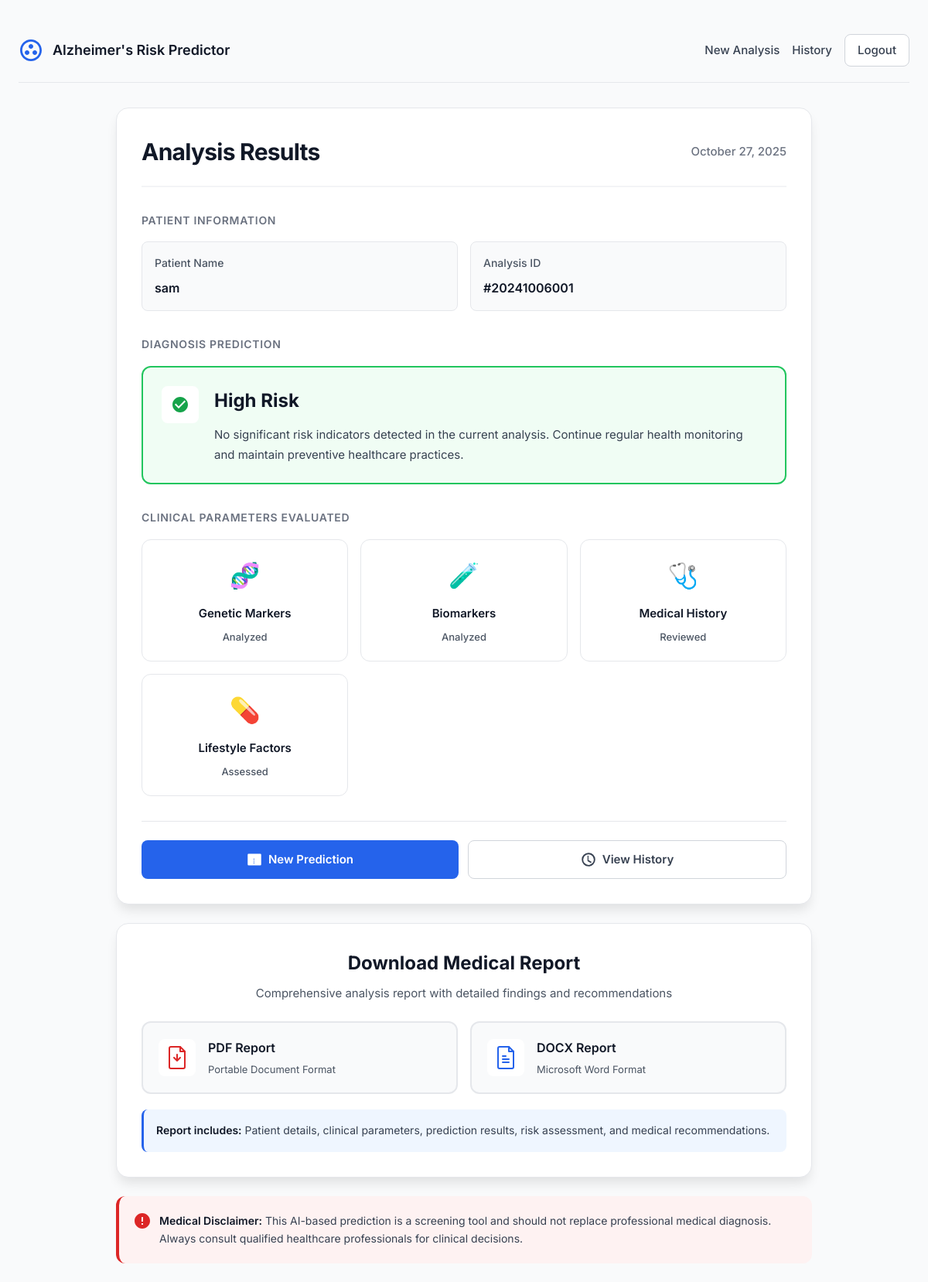
The page /results (signed in) on the database its author committed.
### tables this page shows
CREATE TABLE predictions (
                id INTEGER PRIMARY KEY AUTOINCREMENT,
                user_id INTEGER,
                patient_name TEXT,
                prediction_result TEXT,
                input_data TEXT,
                prediction_date TIMESTAMP DEFAULT CURRENT_TIMESTAMP, prediction_type TEXT,
                FOREIGN KEY (user_id) REFERENCES users (id)
            );

### app.py (the view)
@app.route('/results')
def results():
    lang = session.get('language', 'en')
    if 'user' not in session:
        return redirect(url_for('login'))
    with sqlite3.connect('users.db') as conn:
        cur = conn.cursor()
        cur.execute("""
            SELECT patient_name, prediction_result, prediction_date
            FROM predictions p
            JOIN users u ON p.user_id = u.id
            WHERE u.username = ?
            ORDER BY p.prediction_date DESC
            LIMIT 1
        """, (session['user'],))
        latest_prediction = cur.fetchone()
    if latest_prediction:
        patient_name, result, prediction_date = latest_prediction
        current_date = datetime.strptime(prediction_date, '%Y-%m-%d %H:%M:%S').strftime('%B %d, %Y')
    else:
        patient_name = session.get('user', 'Unknown Patient')
        result = get_translation('no_data', lang)
        current_date = datetime.now().strftime('%B %d, %Y')
    return render_template('results.html',
                         result=result,
                         patient_name=patient_name,
                         current_date=current_date)

### app.py (called while the page is built)
@app.context_processor
def inject_translations():
    lang = session.get('language', 'en')
    return dict(t=lambda key: get_translation(key, lang), current_lang=lang)

### templates/results.html (shortened to what this page needs)
<!DOCTYPE html>
<html lang="en">
<head>
  <link rel="stylesheet" href="{{ url_for('static', filename='results.css') }}">
</head>
<body>
  <div class="container">
    <header class="header">
      <div class="logo">
        <span>Alzheimer's Risk Predictor</span>
      </div>
      <div class="header-actions">
        <a href="/predictor" class="btn-text">New Analysis</a>
        <a href="/history" class="btn-text">History</a>
        <a href="/" class="btn-logout">Logout</a>
      </div>
    </header>
    <main class="main-content">
      <div class="result-card">
        <div class="card-header">
          <h1>Analysis Results</h1>
          <span class="date">{{ current_date }}</span>
        </div>
        <div class="patient-section">
          <div class="section-title">Patient Information</div>
          <div class="info-grid">
            <div class="info-item">
              <span class="info-label">Patient Name</span>
              <span class="info-value">{{ patient_name }}</span>
            </div>
            <div class="info-item">
              <span class="info-label">Analysis ID</span>
              <span class="info-value">#{{ analysis_id or '20241006001' }}</span>
            </div>
          </div>
        </div>
        <div class="prediction-section">
          <div class="section-title">Diagnosis Prediction</div>
          <div class="prediction-box {% if 'Positive' in result %}risk-high{% else %}risk-low{% endif %}">
            <div class="prediction-icon">
              {% if 'Positive' in result %}
              <svg width="24" height="24" viewBox="0 0 24 24" fill="none" xmlns="http://www.w3.org/2000/svg">
                <path d="M12 2C6.48 2 2 6.48 2 12s4.48 10 10 10 10-4.48 10-10S17.52 2 12 2zm1 15h-2v-2h2v2zm0-4h-2V7h2v6z" fill="currentColor"/>
              </svg>
              {% else %}
              <svg width="24" height="24" viewBox="0 0 24 24" fill="none" xmlns="http://www.w3.org/2000/svg">
                <path d="M12 2C6.48 2 2 6.48 2 12s4.48 10 10 10 10-4.48 10-10S17.52 2 12 2zm-2 15l-5-5 1.41-1.41L10 14.17l7.59-7.59L19 8l-9 9z" fill="currentColor"/>
              </svg>
              {% endif %}
            </div>
            <div class="prediction-content">
              <h2>{{ result }}</h2>
              <p class="prediction-desc">
                {% if 'Positive' in result %}
                The analysis indicates potential risk factors for Alzheimer's disease based on the provided medical data.
                Immediate consultation with a neurologist is recommended for comprehensive clinical evaluation.
                {% else %}
                No significant risk indicators detected in the current analysis.
                Continue regular health monitoring and maintain preventive healthcare practices.
                {% endif %}
              </p>
            </div>
          </div>
        </div>
        <div class="summary-section">
          <div class="section-title">Clinical Parameters Evaluated</div>
          <div class="parameters-grid">
            <div class="parameter-card">
              <div class="param-icon">🧬</div>
              <div class="param-name">Genetic Markers</div>
              <div class="param-status">Analyzed</div>
            </div>
            <div class="parameter-card">
              <div class="param-icon">🧪</div>
              <div class="param-name">Biomarkers</div>
              <div class="param-status">Analyzed</div>
            </div>
            <div class="parameter-card">
              <div class="param-icon">🩺</div>
              <div class="param-name">Medical History</div>
              <div class="param-status">Reviewed</div>
            </div>
            <div class="parameter-card">
              <div class="param-icon">💊</div>
              <div class="param-name">Lifestyle Factors</div>
              <div class="param-status">Assessed</div>
            </div>
          </div>
        </div>
        <div class="actions-section">
          <a href="/predictor" class="btn btn-primary">
            New Prediction
          </a>
          <a href="/history" class="btn btn-secondary">
            View History
          </a>
        </div>
      </div>
      <div class="download-card">
        <div class="download-header">
          <h3>Download Medical Report</h3>
          <p>Comprehensive analysis report with detailed findings and recommendations</p>
        </div>
        <div class="download-options">
          <a href="/download_report/pdf" class="download-option">
            <div class="download-icon pdf">
            </div>
            <div class="download-info">
              <strong>PDF Report</strong>
              <span>Portable Document Format</span>
            </div>
          </a>
          <a href="/download_report/docx" class="download-option">
            <div class="download-icon docx">
            </div>
            <div class="download-info">
              <strong>DOCX Report</strong>
              <span>Microsoft Word Format</span>
            </div>
          </a>
        </div>
        <div class="report-includes">
          <strong>Report includes:</strong> Patient details, clinical parameters, prediction results, risk assessment, and medical recommendations.
        </div>
      </div>
      <div class="disclaimer">
        <svg width="20" height="20" viewBox="0 0 20 20" fill="none" xmlns="http://www.w3.org/2000/svg">
          <path d="M10 0C4.48 0 0 4.48 0 10s4.48 10 10 10 10-4.48 10-10S15.52 0 10 0zm1 15H9v-2h2v2zm0-4H9V5h2v6z" fill="#DC2626"/>
        </svg>
        <p><strong>Medical Disclaimer:</strong> This AI-based prediction is a screening tool and should not replace professional medical diagnosis. Always consult qualified healthcare professionals for clinical decisions.</p>
      </div>
    </main>
  </div>
</body>
</html>

### rows shown on the page
predictions: prediction_date "October 27, 2025", patient_name "sam", prediction_result "High Risk"

### other values the page prints
{{ analysis_id or '20241006001' }} "20241006001"
